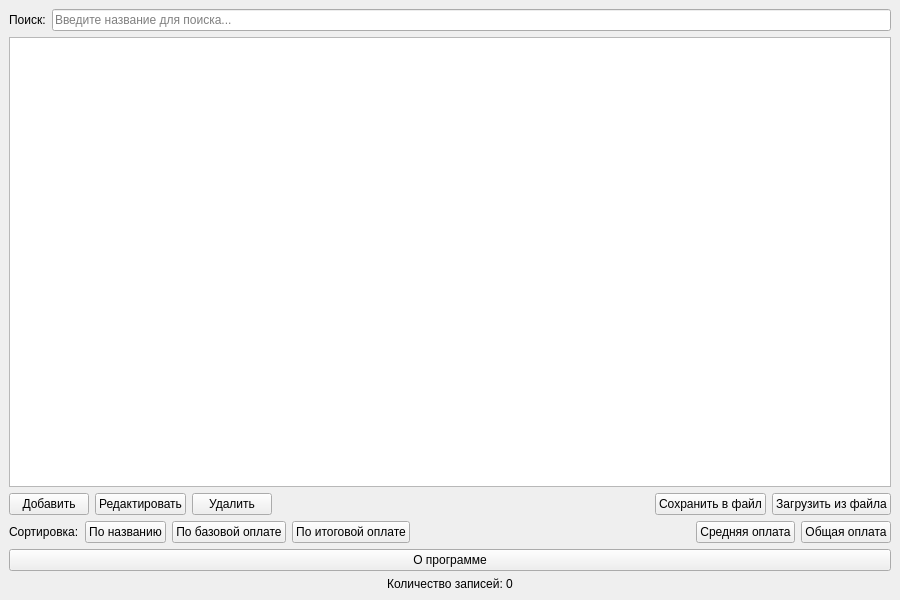
<?xml version="1.0" encoding="UTF-8"?>
<ui version="4.0">
 <class>MainWindow</class>
 <widget class="QMainWindow" name="MainWindow">
  <property name="geometry">
   <rect>
    <x>0</x>
    <y>0</y>
    <width>900</width>
    <height>600</height>
   </rect>
  </property>
  <property name="windowTitle">
   <string>Система расчета зарплаты</string>
  </property>
  <widget class="QWidget" name="centralwidget">
   <layout class="QVBoxLayout" name="verticalLayout">
    <item>
     <layout class="QHBoxLayout" name="horizontalLayout">
      <item>
       <widget class="QLabel" name="label">
        <property name="text">
         <string>Поиск:</string>
        </property>
       </widget>
      </item>
      <item>
       <widget class="QLineEdit" name="searchEdit">
        <property name="placeholderText">
         <string>Введите название для поиска...</string>
        </property>
       </widget>
      </item>
     </layout>
    </item>
    <item>
     <widget class="QTableWidget" name="tableWidget">
      <property name="alternatingRowColors">
       <bool>true</bool>
      </property>
      <property name="selectionBehavior">
       <enum>QAbstractItemView::SelectRows</enum>
      </property>
      <attribute name="horizontalHeaderStretchLastSection">
       <bool>true</bool>
      </attribute>
     </widget>
    </item>
    <item>
     <layout class="QHBoxLayout" name="horizontalLayout_2">
      <item>
       <widget class="QPushButton" name="addButton">
        <property name="text">
         <string>Добавить</string>
        </property>
       </widget>
      </item>
      <item>
       <widget class="QPushButton" name="editButton">
        <property name="text">
         <string>Редактировать</string>
        </property>
       </widget>
      </item>
      <item>
       <widget class="QPushButton" name="deleteButton">
        <property name="text">
         <string>Удалить</string>
        </property>
       </widget>
      </item>
      <item>
       <spacer name="horizontalSpacer">
        <property name="orientation">
         <enum>Qt::Horizontal</enum>
        </property>
        <property name="sizeHint" stdset="0">
         <size>
          <width>40</width>
          <height>20</height>
         </size>
        </property>
       </spacer>
      </item>
      <item>
       <widget class="QPushButton" name="saveButton">
        <property name="text">
         <string>Сохранить в файл</string>
        </property>
       </widget>
      </item>
      <item>
       <widget class="QPushButton" name="loadButton">
        <property name="text">
         <string>Загрузить из файла</string>
        </property>
       </widget>
      </item>
     </layout>
    </item>
    <item>
     <layout class="QHBoxLayout" name="horizontalLayout_3">
      <item>
       <widget class="QLabel" name="label_2">
        <property name="text">
         <string>Сортировка:</string>
        </property>
       </widget>
      </item>
      <item>
       <widget class="QPushButton" name="sortNameButton">
        <property name="text">
         <string>По названию</string>
        </property>
       </widget>
      </item>
      <item>
       <widget class="QPushButton" name="sortBasePayButton">
        <property name="text">
         <string>По базовой оплате</string>
        </property>
       </widget>
      </item>
      <item>
       <widget class="QPushButton" name="sortFinalPayButton">
        <property name="text">
         <string>По итоговой оплате</string>
        </property>
       </widget>
      </item>
      <item>
       <spacer name="horizontalSpacer_2">
        <property name="orientation">
         <enum>Qt::Horizontal</enum>
        </property>
        <property name="sizeHint" stdset="0">
         <size>
          <width>40</width>
          <height>20</height>
         </size>
        </property>
       </spacer>
      </item>
      <item>
       <widget class="QPushButton" name="calculateAverageButton">
        <property name="text">
         <string>Средняя оплата</string>
        </property>
       </widget>
      </item>
      <item>
       <widget class="QPushButton" name="calculateTotalButton">
        <property name="text">
         <string>Общая оплата</string>
        </property>
       </widget>
      </item>
     </layout>
    </item>
    <item>
     <widget class="QPushButton" name="aboutButton">
      <property name="text">
       <string>О программе</string>
      </property>
     </widget>
    </item>
    <item>
     <widget class="QLabel" name="statusLabel">
      <property name="text">
       <string>Количество записей: 0</string>
      </property>
      <property name="alignment">
       <set>Qt::AlignCenter</set>
      </property>
     </widget>
    </item>
   </layout>
  </widget>
 </widget>
 <resources/>
 <connections/>
</ui>
